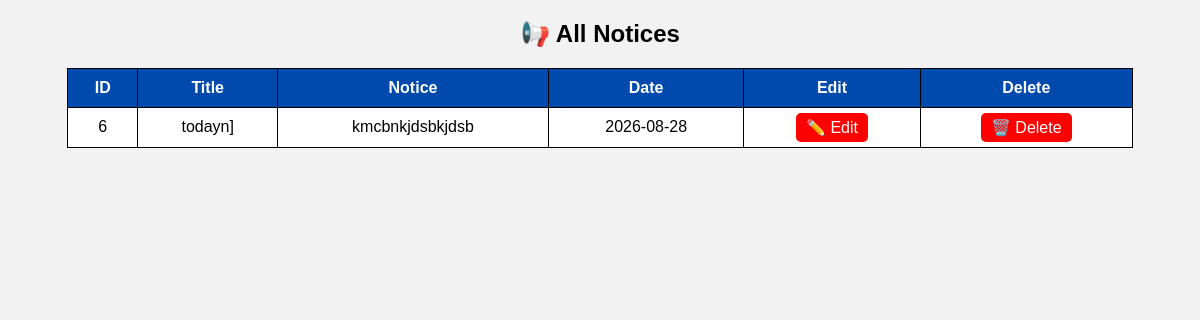
The page /view-notice.php on the database its author committed.
### tables this page shows
CREATE TABLE `notices` (
  `id` int(11) NOT NULL,
  `title` varchar(200) DEFAULT NULL,
  `notice` text,
  `notice_date` date DEFAULT NULL
);

### view-notice.php (the view, shortened to what this page needs)
<?php
include "connection.php";
$result = mysqli_query($conn,"SELECT * FROM notices ORDER BY id DESC");
?>
<!DOCTYPE html>
<html>
<head>
</head>
<body>
<h2 align="center">📢 All Notices</h2>
<table>
<tr>
<th>ID</th>
<th>Title</th>
<th>Notice</th>
<th>Date</th>
<th>Edit</th>
<th>Delete</th>
</tr>
<?php while($row=mysqli_fetch_assoc($result)){ ?>
<tr>
<td><?php echo $row['id']; ?></td>
<td><?php echo $row['title']; ?></td>
<td><?php echo $row['notice']; ?></td>
<td><?php echo $row['notice_date']; ?></td>
<td>
<a href="edit-notice.php?id=<?php echo $row['id']; ?>">
✏️ Edit
</a>
</td>
<td>
<a href="delete-notice.php?id=<?php echo $row['id']; ?>"
onclick="return confirm('Are you sure you want to delete this notice?');">
🗑️ Delete
</a>
</td>
</tr>
<?php } ?>
</table>
</body>
</html>

### view-notice.php (style rules this page uses)
body { font-family:Arial; background:#f2f2f2; }
table { width:90%; margin:auto; border-collapse:collapse; background:white; }
th,td { border:1px solid black; padding:10px; text-align:center; }
th { background:#004aad; color:white; }
a { text-decoration:none; padding:6px 10px; background:red; color:white; border-radius:5px; }

### rows shown on the page
notices: id "6", title "todayn]", notice "kmcbnkjdsbkjdsb", notice_date "2026-08-28"
